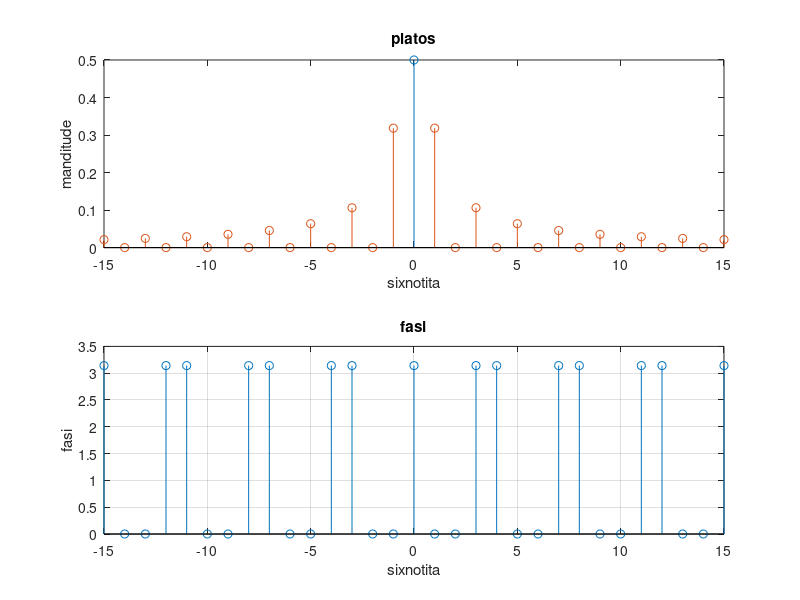
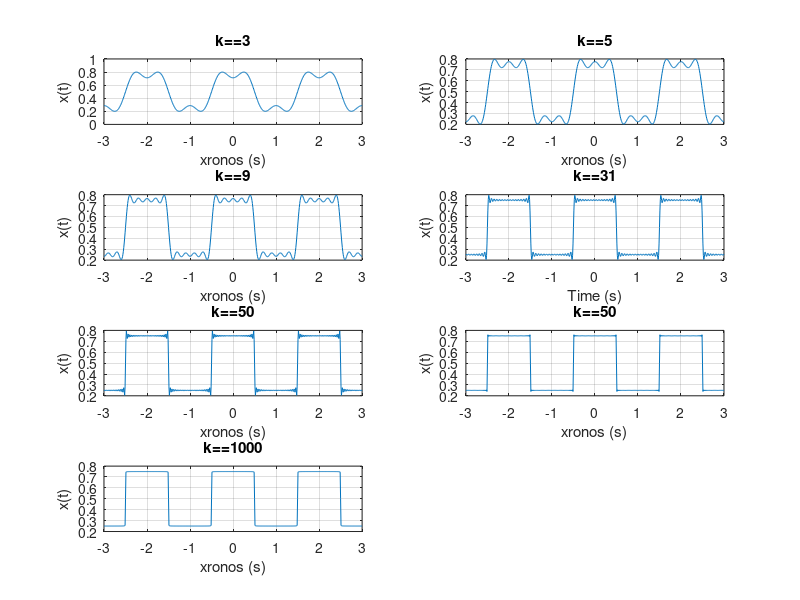

Reproduce these figures in MATLAB, in order.
function ask1
  %1a
  k= -15:15;
  Xk= 1./(pi*k).*sin(pi*k/2);
  figure('Name','1a');
  subplot(211);grid;stem(0,1/2);
  hold on
  stem(k,abs(Xk));
  title('platos');
  xlabel('sixnotita');ylabel('manditude');
  subplot(212);stem(k,angle(Xk));
  grid;
  title('fasi');
  xlabel('sixnotita');ylabel('fasi');
  saveas(gcf,'1_a.jpg');
  hold off;
  refresh();
  
  %1b
  Dtt=0.01;
  tt= -3:Dtt:3;
  S=[3,5,9,31,50,500,1000];
  x = zeros(1, length(tt));
  figure('Name','1b-proseggiseis');
  for i = S
    for l = 1:i
        x = x + 1/(pi*l)*sin(pi*l/2)*exp(j*l*pi*tt);
      endfor
      switch (i)
        case 3
          x=x + 1/2;
          subplot(421);
          plot(tt,x); grid;
          x = zeros(1, length(tt));
          xlabel('xronos (s)');
          ylabel('x(t)');
          title('k==3');
        case 5
          x=x+ 1/2;
          subplot(422);
          plot(tt,x); grid;
          x = zeros(1, length(tt));
          xlabel('xronos (s)');
          ylabel('x(t)');
          title('k==5');
       case 9
          x = x + 1/2;
          subplot(423);
          plot(tt,x); grid;
          x = zeros(1, length(tt));
          xlabel('xronos (s)');
          ylabel('x(t)');
          title('k==9');
       case 31
          x = x + 1/2;
          subplot(424);
          plot(tt,x); grid;
          x = zeros(1, length(tt));
          xlabel('Time (s)');
          ylabel('x(t)');
          title('k==31');
       case 50
          x = x + 1/2;
          subplot(4,2,5);
          plot(tt,x); grid;
          x = zeros(1, length(tt));
          xlabel('xronos (s)');
          ylabel('x(t)');
          title('k==50');
       case 500
          x = x + 1/2;
          subplot(426);
          plot(tt,x); grid;
          x = zeros(1, length(tt));
          xlabel('xronos (s)');
          ylabel('x(t)');
          title('k==50');
       case 1000
          x = x + 1/2;
          subplot(427);
          plot(tt,x); grid;
          x = zeros(1, length(tt));
          xlabel('xronos (s)');
          ylabel('x(t)');
          title('k==1000');
       endswitch                                             
                             
    endfor
    saveas(gcf,'ask1_b.jpg'); 
    printf('mesi isxis')
    
    A=1;
    s= -15:15;
    Xs= (1./(pi*s));
    P= sum(abs(Xs));
    P
    
endfunction
